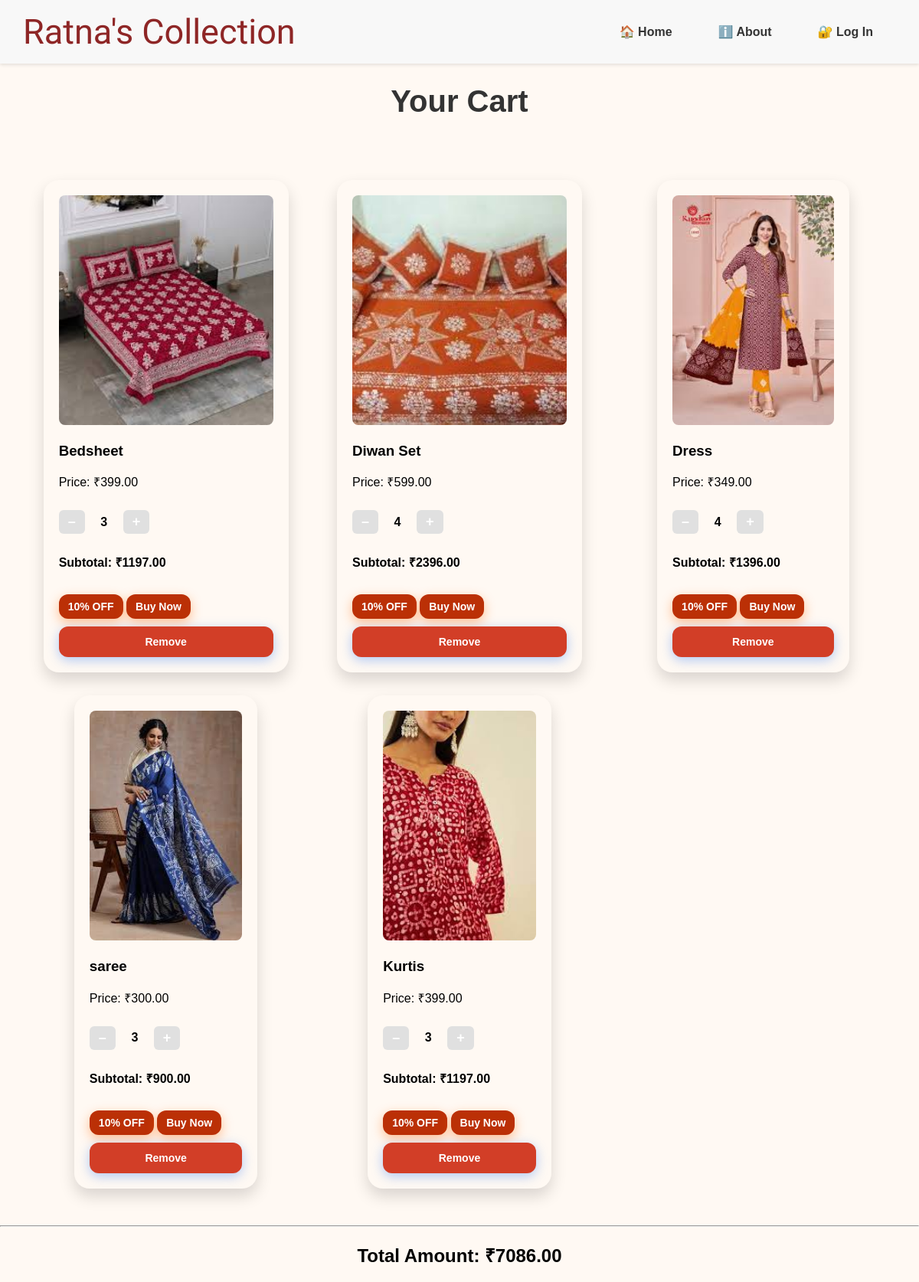
Page /clotheweb/cartc/ (signed in) on the committed database.
### clotheweb/models.py (models this page shows, shortened)
class Cart(models.Model):
    user = models.ForeignKey(User, on_delete=models.CASCADE)
    product = models.ForeignKey(Product, on_delete=models.CASCADE, related_name='cart_products')
    quantity = models.PositiveIntegerField(default=1)
    custom_price = models.DecimalField(max_digits=10, decimal_places=2, blank=True, null=True)  # Optional override
    custom_description = models.CharField(max_length=255, blank=True, null=True)  # Optional override
    added_at = models.DateTimeField(auto_now_add=True)

class Product(models.Model):
    name = models.CharField(max_length=200)
    price = models.DecimalField(max_digits=10, decimal_places=2)
    description = models.TextField()
    image = models.ImageField(upload_to='products/')
    created_at = models.DateTimeField(auto_now_add=True)

### clotheweb/views.py (the view)
# urls.py: path('cartc/',views.cartc, name='cartc'),
def cartc(request):
    if not request.user.is_authenticated:
        return redirect('loginc')  # Redirect if user is not logged in
    cart_items = Cart.objects.filter(user=request.user)
    total_amount = Decimal('0.00')
    cart_data = []
    for item in cart_items:
        subtotal = item.product.price * item.quantity
        total_amount += subtotal
        cart_data.append({
            'item': item,
            'subtotal': subtotal,
        })
    return render(request, 'cartc.html', {
        'cart_data': cart_data,
        'total_amount': total_amount,
    })

### clotheweb/templates/cartc.html (shortened to what this page needs)
{% load static %}
<!DOCTYPE html>
<html lang="en">
<head>
  <link rel="stylesheet" href="https://cdnjs.cloudflare.com/ajax/libs/font-awesome/6.5.0/css/all.min.css">
  <link rel="stylesheet" href="{% static 'style.css' %}">
</head>
<body>
  <header>
    <div class="logo">Ratna's Collection</div>
    <nav class="nav-links">
      <a href="{% url 'homec' %}">🏠 Home</a>
      <a href="{% url 'aboutc' %}">ℹ️ About</a>
      <a href="{% url 'loginc' %}">🔐 Log In</a>
    </nav>
  </header>
  <h1>Your Cart</h1>
  <div class="cart-container">
  {% for entry in cart_data %}
    <div class="card">
      <img src="{{ entry.item.product.image.url }}" width="100">
      <h3>{{ entry.item.product.name }}</h3>
      <p>Price: ₹{{ entry.item.product.price }}</p>
      <form method="post" action="{% url 'update_quantity' entry.item.id %}">
        <div class="quantity-controls">
          <button name="action" value="decrease">–</button>
          <span>{{ entry.item.quantity }}</span>
          <button name="action" value="increase">+</button>
        </div>
      </form>
      <p><strong>Subtotal: ₹{{ entry.subtotal }}</strong></p>
      <div class="offer">10% OFF</div>
      <a href="{% url 'orderc' %}" class="buy-button">Buy Now</a>
      <form method="POST" action="{% url 'remove_from_cart' entry.item.id %}">
        <button type="submit" class="remove-button">Remove</button>
      </form>
    </div>
  {% empty %}
    <p>Your cart is empty.</p>
  {% endfor %}
</div>
<hr>
<h2 style="text-align:center;">Total Amount: ₹{{ total_amount }}</h2>
</body>
</html>

### clotheweb/static/style.css (style rules this page uses)
body { margin: 0; font-family: Arial, sans-serif; background-color: #fff9f3; }
html { scroll-behavior: smooth; }
header { display: flex; justify-content: space-between; align-items: center; padding: 15px 30px; background-color: #f8f8f8; box-shadow: 0 2px 4px rgba(0,0,0,0.1); }
.logo { font-size: 45px; font-family: 'Italianno', cursive; color: #8E2626; }
.nav-links { display: flex; gap: 20px; }
.nav-links a { position: relative; text-decoration: none; color: #000; font-weight: 500; padding: 5px 10px; border-radius: 5px; transition: color 0.3s ease, background-color 0.4s ease, box-shadow 0.3s ease; overflow: hidden; }
.nav-links a::after { content: ''; position: absolute; left: 10%; bottom: 5px; width: 80%; height: 2px; background-color: #fff; transform: scaleX(0); transform-origin: center; transition: transform 0.3s ease-in-out; }
.nav-links a { opacity: 0; animation: fadeInUp 0.8s ease forwards; }
.nav-links a:nth-child(1) { animation-delay: 0.2s; }
.nav-links a:nth-child(2) { animation-delay: 0.4s; }
.nav-links a:nth-child(3) { animation-delay: 0.6s; }
.logo { opacity: 0; animation: slideInRight 1s ease forwards; animation-delay: 0.3s; }
header, .container { position: relative; z-index: 1; }
form { display: flex; flex-direction: column; }
button { background-color: #d23e27; color: white; font-weight: bold; border: none; padding: 12px; border-radius: 12px; cursor: pointer; transition: background-color 0.3s, transform 0.2s; }
button[type="submit"] { background-color: #d23e27; color: white; border: none; padding: 12px; border-radius: 12px; font-weight: bold; cursor: pointer; box-shadow: 0 4px 15px rgba(59, 130, 246, 0.4); transition: all 0.3s ease-in-out; }
h1 { text-align: center; margin-bottom: 40px; color: #333; font-size: 2.5rem; }
.cart-container { padding: 40px; background-color: #fff9f3; min-height: 100vh; display: grid; grid-template-columns: repeat(auto-fit, minmax(300px, 1fr)); gap: 30px; }
.card { background: #fff9f3; border-radius: 20px; box-shadow: 0 10px 20px rgba(0, 0, 0, 0.15); padding: 20px; transition: all 0.4s ease; transform-style: preserve-3d; margin: 10px; cursor: pointer; transform: rotateX(0deg) rotateY(0deg); max-width: 280px; margin: auto; }
.offer { background: #bb3006; color: white; padding: 8px 12px; margin-bottom : 10px; border-radius: 12px; font-size: 14px; font-weight: bold; display: inline-block; box-shadow: 0 5px 15px rgba(255, 106, 0, 0.4); }
.buy-button { text-decoration: none; background: #bb3006; color: white; padding: 8px 12px; border-radius: 12px; font-size: 14px; font-weight: bold; display: inline-block; box-shadow: 0 5px 15px rgba(255, 106, 0, 0.4); margin-top: 15px; }
.remove-button { text-decoration: none; background: #ff0000; color: white; padding: 8px 12px; border-radius: 12px; font-size: 14px; font-weight: bold; display: inline-block; box-shadow: 0 5px 15px rgba(255, 106, 0, 0.4); }
.card img { width: 100%; height: 300px; object-fit: cover; border-radius: 8px; }
.nav-links a { margin-right: 20px; text-decoration: none; color: #333; font-weight: 600; transition: color 0.3s; }
.quantity-controls { display: flex; align-items: center; gap: 10px; margin: 10px 0; }
.quantity-controls button { padding: 5px 12px; font-size: 18px; font-weight: bold; background-color: #e0e0e0; border: none; border-radius: 6px; cursor: pointer; transition: backgrou nd 0.3s; }
.quantity-controls span { min-width: 30px; text-align: center; font-weight: bold; }
body { font-family: 'Poppins', sans-serif; background-color: #fff9f3; margin: 0; padding: 0; }

### rows in the picture
Cart: item.product.image (picture), item.product.name "Bedsheet", item.product.price "399.00", item.quantity "3", subtotal "1197.00"
Cart: item.product.image (picture), item.product.name "Diwan Set", item.product.price "599.00", item.quantity "4", subtotal "2396.00"
Cart: item.product.image (picture), item.product.name "Dress", item.product.price "349.00", item.quantity "4", subtotal "1396.00"
Cart: item.product.image (picture), item.product.name "saree", item.product.price "300.00", item.quantity "3", subtotal "900.00"
Cart: item.product.image (picture), item.product.name "Kurtis", item.product.price "399.00", item.quantity "3", subtotal "1197.00"

### other values in the picture
{{ total_amount }} "7086.00"
